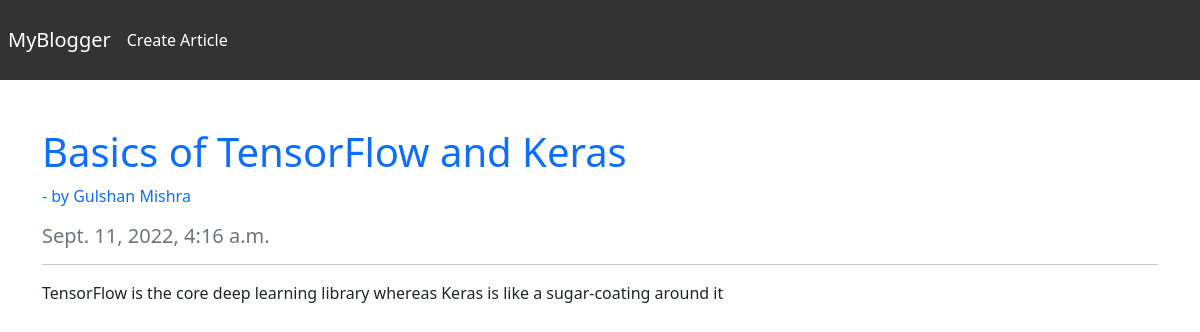
Screenshot of /articles/8 with the database file from the repository.
### main/models.py (models this page shows, shortened)
class Article(models.Model):
    title = models.CharField(max_length=256)
    content = models.TextField(null=True, blank=True)
    createdAt = models.DateTimeField(auto_now_add=True, null=True, blank=True)
    author = models.ForeignKey('Author', on_delete=models.CASCADE, blank=True, null=True)

class Author(models.Model):
    name = models.CharField(max_length=256)
    def __str__(self):
        return self.name

### main/views.py (the view)
# urls.py: path('articles/<int:pk>', views.article),
def article(request, pk):
    try:
        article = models.Article.objects.get(pk=pk)
    except:
        raise Http404()
    context = {
        "article": article
    }
    return render(request, 'main/article.html', context)

### templates/main/article.html
{% extends 'main/base.html' %}
{% block content %}
<div class="container" style="margin-top: 8rem">
    <h1 class="text-primary">{{ article.title }}</h1>
    <p class="text-muted">
        <a href="/author/{{article.author.id}}" class="link-primary" style="text-decoration: none">
            - by {{ article.author }}
        </a>
    </p>
    <h5 class="text-secondary">{{ article.createdAt }}</h5>
    <hr>
    <p class="mt-20">
        {{ article.content | safe }}
    </p>
</div>
{% endblock %}

### templates/main/base.html (style rules this page uses)
body { background-image: url("https://wallpapercave.com/wp/wp6751611.jpg"); background-size: cover; }

### rows the page displays
Article: title "Basics of TensorFlow and Keras", author "Gulshan Mishra", createdAt "Sept. 11, 2022, 4:16 a.m.", content "TensorFlow is the core deep learning library whereas Keras is like a sugar-coating around it"
